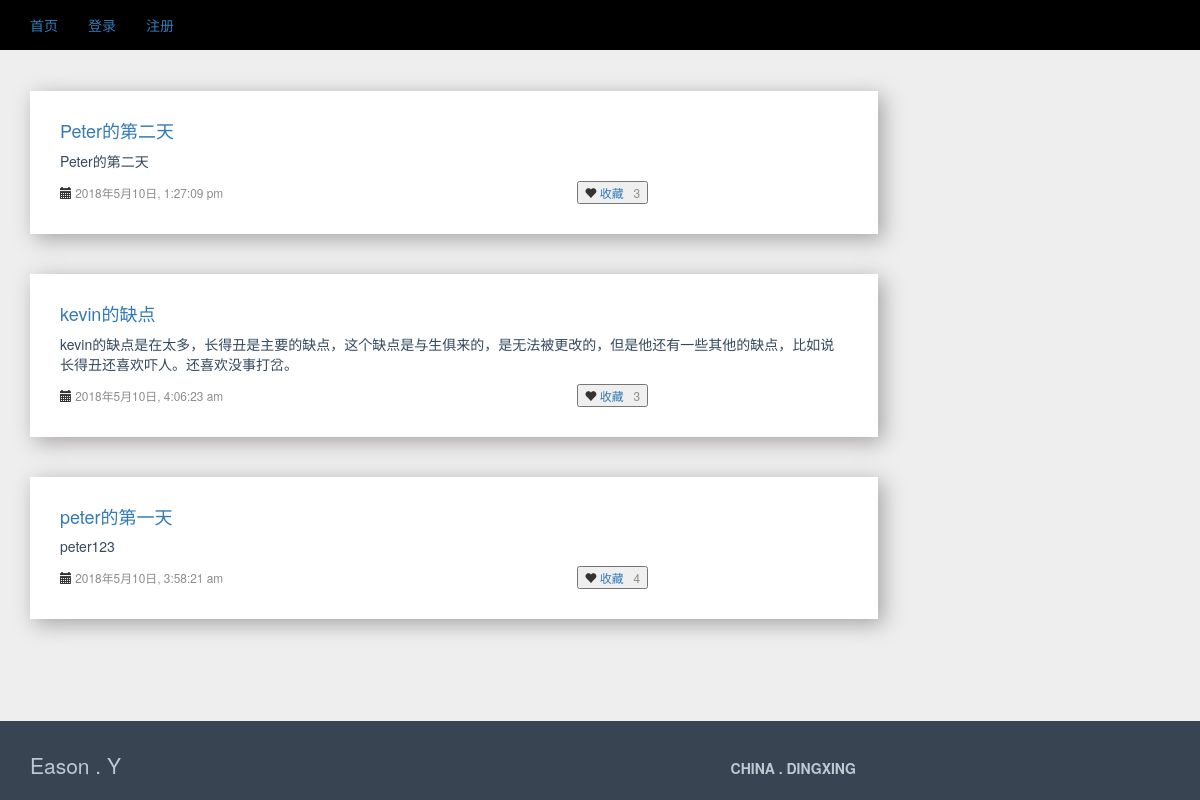
/index, run on the app's committed database.
### app/models.py (models this page shows, shortened)
class Blog(db.Model, UserMixin):
    id = db.Column(db.Integer, primary_key=True)
    content = db.Column(db.String(140), unique=True)
    timestamp = db.Column(db.DateTime)
    user_id = db.Column(db.Integer, db.ForeignKey('user.id'))
    title = db.Column(db.String(64), unique=True)
    num = db.Column(db.String(64),unique=True)

### app/views.py (the view)
@app.route('/')
@app.route('/index')
def index():
    qucontent = Blog.query.order_by(db.desc(Blog.timestamp))
    blog=Blog
    return render_template('index.html', title=u'首页',qucontent=qucontent,blog=blog)

### app/views.py (called while the page is built)
@app.before_request
def before_request():
    g.user = current_user

### app/templates/index.html
{% extends "base.html" %}
{% block content %}
<div class="container">
    <div class="row">
        <div class="col-md-9">
            {% for contents in qucontent %}
                <article class="article the-font" style="box-shadow: rgb(167, 163, 163) 5px 5px 20px;">
                    <div>
                        <a href="/content/{{ contents.num }}">
                            <h4>{{ contents.title }}</h4>
                        </a>
                    </div>
                    <a href="">
                        <p style="color:#34495E">{{ contents.content }}</p>
                    </a>
                    <p>
                        <small>
                            <span class="glyphicon glyphicon-calendar" aria-hidden="true">
                            </span>
                            <span style="color:#8C8C8C;">
                                <span>{{ moment(contents.timestamp).format('YYYY年M月D日, h:mm:ss a') }}</span>
                            </span>
                        </small>
                        <button style="margin-left: 350px">
                            <small>
                                <span class="glyphicon glyphicon-heart" aria-hidden="true">
                                </span>
                                <span style="color:#8C8C8C;"><a href="{{ url_for('Collection',num=contents.num) }}">收藏</a>&nbsp;&nbsp;
                                    {{ blog.query.filter_by(num=contents.num).first().users.count() }}</span>
                            </small>
                        </button>
                    </p>
                </article>
            {% endfor %}
        </div>
    </div>
</div>
{% endblock %}

### app/templates/base.html (shortened to what this page needs)
<html>
<head>
    <link href="/static/css/bootstrap.min.css" rel="stylesheet">
    <link href="/static/css/main.css" rel="stylesheet">
    <link href="/static/css/bootstrap.min.css" rel="stylesheet">
    <link href="//cdn.bootcss.com/flat-ui/2.2.2/css/flat-ui.min.css" rel="stylesheet">
</head>
    <body style="background-color:#EEE">
        <div class="comtainer">
            <div class="navbar-collapse collapse" style="background: black">
                <ul class="nav navbar-nav">
                    {% if g.user.is_authenticated %}
                        <li><a href="{{ url_for('index') }}">首页</a></li>
                        <li><a href="{{ url_for('Article_List') }}">文章</a></li>
                        <li><a href="{{ url_for('user', username = g.user.username) }}">个人信息</a></li>
                        <li><a href="{{ url_for('logout') }}">登出</a></li>
                    {% else %}
                        <li><a href="{{ url_for('index') }}">首页</a></li>
                        <li><a href="{{ url_for('login') }}">登录</a></li>
                        <li><a href="{{ url_for('register') }}">注册</a></li>
                    {% endif %}
                </ul>
            </div>
            <hr>
        </div>
        {% block content %}{% endblock %}
        <br/>
        <br/>
        <br/>
        <br/>
        <br/>
        <br/>
        <div style="background:#384452 none repeat scroll 0% 0%;color:#BFC9D3;width: 100%;position: fixed;bottom: 0">
            <div class="container">
                <div class="row" style="padding-top:30px;">
                    <div class="col-md-7">
                        <p class="lead">Eason . Y</p>
                    </div>
                    <div class="col-md-5">
                        <div>
                            <h5 style="margin-bottom:15px;margin-left:18px;"><strong>CHINA . DINGXING</strong></h5>
                        </div>
                    </div>
                </div>
            </div>
        </div>
    </body>
</html>

### app/static/css/main.css (style rules this page uses)
.article { box-shadow: 5px 5px 20px #CCC; background-color: white; padding: 20px 30px; margin-bottom: 40px; }
.the-font { font-family: "Helvetica Neue", Helvetica, Arial, "Microsoft Yahei", "Hiragino Sans GB", "Heiti SC", "WenQuanYi Micro Hei", sans-serif; }
.container { padding-right: 15px; padding-left: 15px; margin-right: auto; margin-left: auto; }

### data on the page
Blog: title "Peter的第二天", content "Peter的第二天", timestamp "2018年5月10日, 1:27:09 pm", query.filter_by "3"
Blog: title "kevin的缺点", content "kevin的缺点是在太多，长得丑是主要的缺点，这个缺点是与生俱来的，是无法被更改的，但是他还有一些其他的缺点，比如说长得丑还喜欢吓人。还喜欢没事打岔。", timestamp "2018年5月10日, 4:06:23 am", query.filter_by "3"
Blog: title "peter的第一天", content "peter123", timestamp "2018年5月10日, 3:58:21 am", query.filter_by "4"
